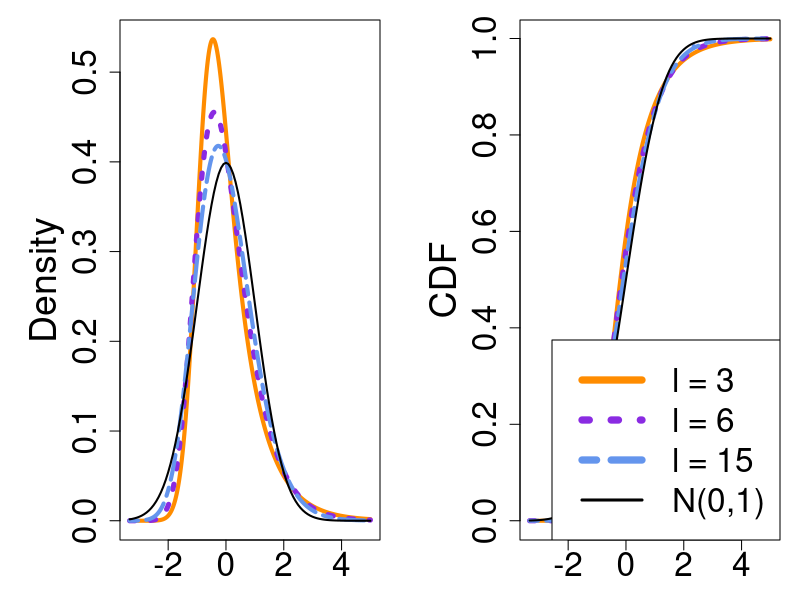

Generate this figure with R:
# Density and CDF of S (for diffent values of r and \ell)
# They are found via the convolution: 
# S = Normal(0, 1-r^2) + Gamma(shape = (ell-1)/2, scale = r*sqrt(2/(ell-1)) )
#     - r*sqrt((ell-1)/2)
f.s <- function(s){
  s <- s + r*sqrt((ell-1)/2)
  k = (ell-1)/2
  theta = r*sqrt(2/(ell-1))
  b <- (2*(1-r^2))
  I.S <- function(x){x^(k-1)*exp(x*(2*s/b - 1/theta) - x^2/b)}
  return(exp(-s^2/b)/(sqrt(pi*b)*gamma(k)*theta^k) 
         * integrate(I.S, lower=0, upper=Inf, abs.tol=10^(-20))$value)
}

F.S <- function(s){
  s <-  s + r*sqrt((ell-1)/2)
  k = (ell-1)/2
  theta = r*sqrt(2/(ell-1))
  I.S <- function(x){x^(k-1)*exp(-x/theta)*pnorm((s-x)/sqrt(1-r^2))}
  1/(gamma(k)*theta^k) * integrate(I.S, lower=0, upper=Inf, abs.tol=10^(-20))$value
}  

# Plot df and CDF for many values of 'r' or many values of 'ell'
par(mfrow=c(1,2))
par(mar=c(3,6,1,1))
sd <- 5
x <- matrix(seq(-2*sd/3, sd, by = 0.005), ncol = 1)

# Creating figures: either fix 'r' and change 'ell', or the other way around
#r   <- .95
r    <- .9
ell <- 3
hx.r095    <- apply(x, 1, f.s)
hxCDF.r095 <- apply(x, 1, F.S)
#r   <- .8
ell <- 6
hx.r08    <- apply(x, 1, f.s)
hxCDF.r08 <- apply(x, 1, F.S)
#r   <- .6
ell <- 15
hx.r06    <- apply(x, 1, f.s)
hxCDF.r06 <- apply(x, 1, F.S)

#Density
plot(x, hx.r095, type="l", lty=1, col = "darkorange", lwd = 4, xlab="", 
     ylab="Density", cex.lab = 2.25, cex.axis = 2)
lines(x, hx.r08, type="l", lty=3, col = "blueviolet", lwd = 5)
lines(x, hx.r06, type="l", lty=6, col = "cornflowerblue", lwd = 4)
curve(dnorm(x, 0, 1), col="black", lty = 1, lwd=2, add=TRUE)

#CDF
plot(x, hxCDF.r095, type="l", lty=1, col = "darkorange", lwd = 4, xlab="", 
     ylab="CDF", cex.lab = 2.25, cex.axis = 2)
lines(x, hxCDF.r08, type="l", lty=3, col = "blueviolet", lwd = 5)
lines(x, hxCDF.r06, type="l", lty=6, col = "cornflowerblue", lwd = 4)
curve(pnorm(x, 0, 1), col="black", lty = 1, lwd=2, add=TRUE)
legend("bottomright", NULL, ncol = 1, cex = 2, 
       legend=c("l = 3", "l = 6", "l = 15", "N(0,1)"), 
       col=c("darkorange", "blueviolet", "cornflowerblue", "black"), 
       lty = c(1,3,6, 1), lwd = c(7,7,7,3))


